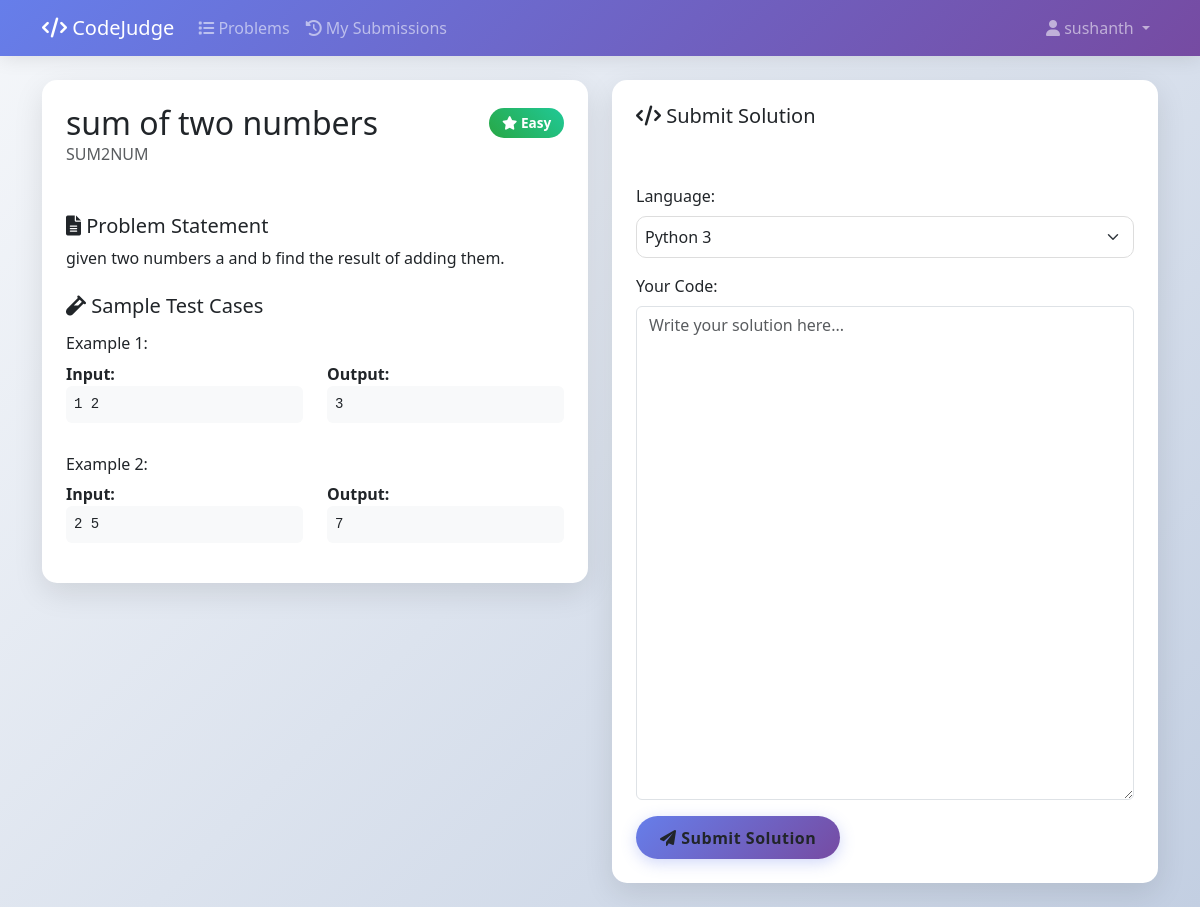
Page /problems/SUM2NUM/ (signed in) on the committed database.
### core/models.py (models this page shows, shortened)
class Problem(models.Model):
    DIFFICULTY = (('E','Easy'),('M','Medium'),('H','Hard'))
    name = models.CharField(max_length=100)
    short_code = models.CharField(max_length=40,unique=True)
    statement = models.TextField()
    difficulty = models.CharField(max_length=1,choices=DIFFICULTY)

class TestCase(models.Model):
    problem = models.ForeignKey(Problem, on_delete=models.CASCADE, related_name='testcases')
    input = models.TextField()
    output = models.TextField()
    is_hidden = models.BooleanField(default=False)  # Add this field
    order = models.IntegerField(default=0)  # For ordering test cases
    class Meta:
        ordering = ['order']

### core/views.py (the view, shortened to what this page needs)
# urls.py: path('<str:short_code>/', problem_detail, name='problem_detail'),  # This handles /problems/<code>/
def problem_detail(request, short_code):
    problem = get_object_or_404(Problem, short_code=short_code)
    visible_testcases = problem.testcases.filter(is_hidden=False)
    context = {
        'problem': problem,
        'testcases': visible_testcases,
    }
    return render(request, 'problem_detail.html', context)

### core/templates/problem_detail.html (shortened to what this page needs)
{% load static %}
<!DOCTYPE html>
<html lang="en">
<head>
    <link href="https://cdn.jsdelivr.net/npm/bootstrap@5.3.0/dist/css/bootstrap.min.css" rel="stylesheet">
    <link href="https://cdnjs.cloudflare.com/ajax/libs/font-awesome/6.0.0/css/all.min.css" rel="stylesheet">
    <link href="https://cdnjs.cloudflare.com/ajax/libs/codemirror/5.65.2/codemirror.min.css" rel="stylesheet">
    <link href="https://cdnjs.cloudflare.com/ajax/libs/codemirror/5.65.2/theme/monokai.min.css" rel="stylesheet">
</head>
<body>
    <nav class="navbar navbar-expand-lg navbar-dark">
        <div class="container">
            <a class="navbar-brand" href="{% url 'core:problems_list' %}">
                <i class="fas fa-code"></i> CodeJudge
            </a>
            <div class="collapse navbar-collapse" id="navbarNav">
                <ul class="navbar-nav me-auto">
                    <li class="nav-item">
                        <a class="nav-link" href="{% url 'core:problems_list' %}">
                            <i class="fas fa-list"></i> Problems
                        </a>
                    </li>
                    {% if user.is_authenticated %}
                    <li class="nav-item">
                        <a class="nav-link" href="{% url 'core:submissions_list' %}">
                            <i class="fas fa-history"></i> My Submissions
                        </a>
                    </li>
                    {% endif %}
                </ul>
                <ul class="navbar-nav">
                    {% if user.is_authenticated %}
                        <li class="nav-item dropdown">
                            <a class="nav-link dropdown-toggle" href="#" id="navbarDropdown" role="button" data-bs-toggle="dropdown">
                                <i class="fas fa-user"></i> {{ user.username }}
                            </a>
                        </li>
                    {% endif %}
                </ul>
            </div>
        </div>
    </nav>
    <div class="container mt-4">
        <div class="row">
            <div class="col-lg-6">
                <div class="card problem-card mb-4">
                    <div class="card-header bg-transparent border-0 p-4">
                        <div class="d-flex justify-content-between align-items-center">
                            <h2 class="mb-0">{{ problem.name }}</h2>
                            <span class="difficulty-{{ problem.difficulty }}">
                                {% if problem.difficulty == 'E' %}
                                    <i class="fas fa-star"></i> Easy
                                {% elif problem.difficulty == 'M' %}
                                    <i class="fas fa-star-half-alt"></i> Medium
                                {% else %}
                                    <i class="fas fa-fire"></i> Hard
                                {% endif %}
                            </span>
                        </div>
                        <p class="text-muted mb-0">{{ problem.short_code }}</p>
                    </div>
                    <div class="card-body p-4">
                        <h5><i class="fas fa-file-alt"></i> Problem Statement</h5>
                        <div class="problem-statement">
                            {{ problem.statement|linebreaksbr }}
                        </div>
                        {% if problem.testcases.all %}
                        <h5 class="mt-4"><i class="fas fa-vial"></i> Sample Test Cases</h5>
                        {% for testcase in problem.testcases.all|slice:":2" %}
                        <div class="testcase-example mt-3">
                            <h6>Example {{ forloop.counter }}:</h6>
                            <div class="row">
                                <div class="col-md-6">
                                    <strong>Input:</strong>
                                    <pre class="bg-light p-2 rounded">{{ testcase.input }}</pre>
                                </div>
                                <div class="col-md-6">
                                    <strong>Output:</strong>
                                    <pre class="bg-light p-2 rounded">{{ testcase.output }}</pre>
                                </div>
                            </div>
                        </div>
                        {% endfor %}
                        {% endif %}
                    </div>
                </div>
            </div>
            <div class="col-lg-6">
                {% if user.is_authenticated %}
                <div class="card problem-card mb-4">
                    <div class="card-header bg-transparent border-0 p-4">
                        <h5><i class="fas fa-code"></i> Submit Solution</h5>
                    </div>
                    <div class="card-body p-4">
                        <form id="submissionForm" method="post">
                            <div class="mb-3">
                                <label for="language" class="form-label">Language:</label>
                                <select name="language" id="language" class="form-select language-select">
                                    <option value="py">Python 3</option>
                                </select>
                            </div>
                            <div class="mb-3">
                                <label for="code" class="form-label">Your Code:</label>
                                <textarea name="code" id="code" class="form-control" rows="20" placeholder="Write your solution here..."></textarea>
                            </div>
                            <button type="submit" class="btn btn-modern">
                                <i class="fas fa-paper-plane"></i> Submit Solution
                            </button>
                        </form>
                    </div>
                </div>
                {% endif %}
            </div>
        </div>
    </div>
</body>
</html>

### core/templates/problem_detail.html (style rules this page uses)
:root { --primary-gradient: linear-gradient(135deg, #667eea 0%, #764ba2 100%); --success-color: #28a745; --warning-color: #ffc107; --danger-color: #dc3545; }
body { background: linear-gradient(135deg, #f5f7fa 0%, #c3cfe2 100%); min-height: 100vh; font-family: 'Segoe UI', Tahoma, Geneva, Verdana, sans-serif; }
.navbar { background: var(--primary-gradient); box-shadow: 0 2px 20px rgba(0,0,0,0.1); }
.problem-card { background: white; border-radius: 15px; box-shadow: 0 10px 30px rgba(0,0,0,0.1); border: none; }
.difficulty-E { background: linear-gradient(45deg, #28a745, #20c997); color: white; padding: 0.3rem 0.8rem; border-radius: 20px; font-weight: 600; font-size: 0.85rem; }
.btn-modern { background: var(--primary-gradient); border: none; border-radius: 25px; padding: 0.6rem 1.5rem; font-weight: 600; letter-spacing: 0.5px; transition: all 0.3s ease; box-shadow: 0 4px 15px rgba(102, 126, 234, 0.3); }
.language-select { border-radius: 10px; border: 1px solid #ddd; padding: 0.5rem; }

### rows in the picture
Problem: name "sum of two numbers", short_code "SUM2NUM", statement "given two numbers a and b find the result of adding them."
TestCase: input "1 2", output "3"
TestCase: input "2 5", output "7"

### other values in the picture
{{ user.username }} "sushanth"
